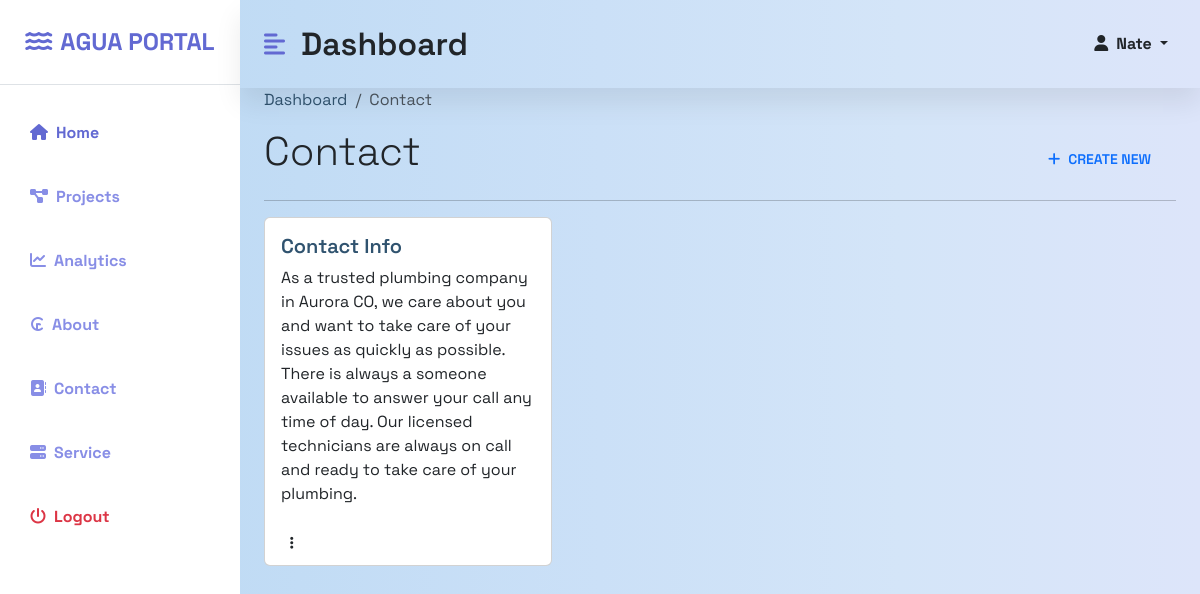
Page /contact-list/ (signed in) on the committed database.
### base/models.py (models this page shows, shortened)
class Contact(models.Model):
    title = models.CharField(max_length=100)
    address = models.CharField(max_length=255)
    email = models.CharField(max_length=255)
    phone_number = models.CharField(max_length=50)
    business_hours = models.TextField()
    service_area = models.CharField(max_length=150, default='Denver Metropolitan Area')
    content = models.TextField(blank=True, null=True)
    author = models.ForeignKey(User, on_delete=models.CASCADE)
    created_at = models.DateTimeField(auto_now_add= True)
    updated_at = models.DateTimeField(auto_now=True)
    slug = models.SlugField(unique=True)

### base/views.py (the view)
# urls.py: path('contact-list/', ContactList.as_view(), name='contact-list'),
class ContactList(LoginRequiredMixin, ListView):
    model = Contact
    template_name = 'contact/contact-list.html'
    def get_context_data(self, **kwargs):
        context = super().get_context_data(**kwargs)
        context['contacts'] = Contact.objects.all()
        return context

### base/templates/contact/contact-list.html (shortened to what this page needs)
{% extends "base.html" %}
{% block content %}
<div class="d-flex" id="wrapper">
    <div class="bg-white" id="sidebar-wrapper">
        <div class="sidebar-heading text-center py-4 primary-text fs-4 fw-bold text-uppercase border-bottom"><i
                class="fas fa-water me-2"></i>Agua Portal</div>
        <div class="list-group list-group-flush my-3">
            <a href="#" class="list-group-item list-group-item-action bg-transparent second-text active"><i
                    class="fas fa-home-alt me-2"></i>Home</a>
            <a href="{% url 'menu-list' %}"
                class="list-group-item list-group-item-action bg-transparent second-text fw-bold"><i
                    class="fas fa-project-diagram me-2"></i>Projects</a>
            <a href="#" class="list-group-item list-group-item-action bg-transparent second-text fw-bold"><i
                    class="fas fa-chart-line me-2"></i>Analytics</a>
            <a href="{% url 'about-list' %}"
                class="list-group-item list-group-item-action bg-transparent second-text fw-bold"><i
                    class="fas fa-cruzeiro-sign me-2"></i>About</a>
            <a href="{% url 'contact-list' %}"
                class="list-group-item list-group-item-action bg-transparent second-text fw-bold"><i
                    class="fas fa-contact-book me-2"></i>Contact</a>
            <a href="{% url 'service-list' %}"
                class="list-group-item list-group-item-action bg-transparent second-text fw-bold"><i
                    class="fas fa-server me-2"></i>Service</a>
            <a href="{% url 'logout' %}"
                class="list-group-item list-group-item-action bg-transparent text-danger fw-bold"><i
                    class="fas fa-power-off me-2"></i>Logout</a>
        </div>
    </div>
    <div id="page-content-wrapper">
        <nav class="navbar navbar-expand-lg navbar-light bg-transparent py-4 px-4">
            <div class="d-flex align-items-center">
                <i class="fas fa-align-left primary-text fs-4 me-3" id="menu-toggle"></i>
                <a href="{% url 'dashboard' %}"><h2 class="fs-2 m-0">Dashboard</h2></a>
            </div>
            <div class="collapse navbar-collapse" id="navbarSupportedContent">
                <ul class="navbar-nav ms-auto mb-2 mb-lg-0">
                    <li class="nav-item dropdown">
                        <a class="nav-link dropdown-toggle second-text fw-bold" href="#" id="navbarDropdown"
                            role="button" data-bs-toggle="dropdown" aria-expanded="false">
                            <i class="fas fa-user me-2"></i>{{request.user.username | title}}
                        </a>
                    </li>
                </ul>
            </div>
        </nav>
        <div class="container-fluid px-4">
            <nav aria-label="breadcrumb">
                <ol class="breadcrumb">
                    <li class="breadcrumb-item"><a href="#">Dashboard</a></li>
                    <li class="breadcrumb-item active" aria-current="page">Contact</li>
                </ol>
            </nav>
            <div class="d-flex justify-content-between align-items-center">
                <h1 class="fw-light">Contact</h1>
                <a class="btn text-primary rounded-5 pt-3" href="{% url 'create-contact' %}"><i
                        class="fa-solid fa-plus me-2"></i>Create New</a>
            </div>
            <hr>
            <div class="row row-cols-1 row-cols-md-3 g-4">
                {% for contact in contacts %}
                <div class="col">
                    <div class="card project-card h-100">
                        <div class="card-body">
                            <a class="text-decoration-none" href="{% url 'contact-update' contact.slug %}">
                                <h5 class="card-title">{{contact.title}}</h5>
                            </a>
                            <p class="card-text">{{contact.content}}</p>
                        </div>
                        <div class="cardbottom">
                            <div class="d-flex justify-content-between align-items-center">
                                <div class="text-muted">
                                    <div class="btn-group me-auto">
                                        <button class="btn rounded-5 bg-outline-secondary" type="button" id="triggerId"
                                            data-bs-toggle="dropdown" aria-haspopup="true" aria-expanded="false">
                                            <i class="fa-solid fa-ellipsis-vertical"></i>
                                        </button>
                                    </div>
                                </div>
                            </div>
                        </div>
                    </div>
                </div>
                {% endfor %}
            </div>
        </div>
    </div>
</div>
{% endblock content %}

### static/styles/main.css (style rules this page uses)
:root { --c-dark: #212529; --c-brand: #30536F; --c-brand-light: #45759c; --c-brand-rgb: 78, 87, 212; --c-body: #727272; --box-shadow: 0px 15px 25px rgba(0,0,0,0.08); --transition: all 0.5s ease; --main-bg-color: #5e66d1; --main-text-color: #6269d2; --second-text-color: #888ee6; --second-bg-color: #c6c9f5; }
body { font-family: 'Space Grotesk', sans-serif; }
h1, h2, h3,h4, h5, h6, .h1, .h2, .h3, .h4, .h5, .h6 { font-weight: 600; color: var(--c-dark); }
a { text-decoration: none; color: var(--c-brand); transition: var(--transition); }
.navbar { box-shadow: var(--box-shadow); }
.navbar-nav .nav-link { font-weight: 500; color: var(--c-dark); }
.btn { font-weight: 600; font-size: 14px; text-transform: uppercase; border-radius: 0; padding: 10px 24px; }
.primary-text { color: var(--main-text-color); }
.second-text { color: var(--second-text-color); }
#wrapper { overflow-x: hidden; background-image: linear-gradient( to right, #bad8f3, #c2dcf5, #cbe0f7, #d4e5f8, #dde5fa ); }
#sidebar-wrapper { min-height: 100vh; margin-left: -15rem; -webkit-transition: margin 0.25s ease-out; -moz-transition: margin 0.25s ease-out; -o-transition: margin 0.25s ease-out; transition: margin 0.25s ease-out; }
#sidebar-wrapper .sidebar-heading { padding: 0.875rem 1.25rem; font-size: 1.2rem; }
#sidebar-wrapper .list-group { width: 15rem; }
#page-content-wrapper { min-width: 100vw; }
#menu-toggle { cursor: pointer; }
.list-group-item { border: none; padding: 20px 30px; }
.list-group-item.active { background-color: transparent; color: var(--main-text-color); font-weight: bold; border: none; }
@media (min-width: 769px) { #sidebar-wrapper { margin-left: 0; } }
@media (min-width: 769px) { #page-content-wrapper { min-width: 0; width: 100%; } }

### rows in the picture
Contact: title "Contact Info", content "As a trusted plumbing company in Aurora CO, we care about you and want to take care of your issues as quickly as possible. There is always a someone available to answer your call any time of day. Our licensed technicians are always on call and ready to take care of your plumbing."

### other values in the picture
{{ request.user.username | title }} "Nate"
